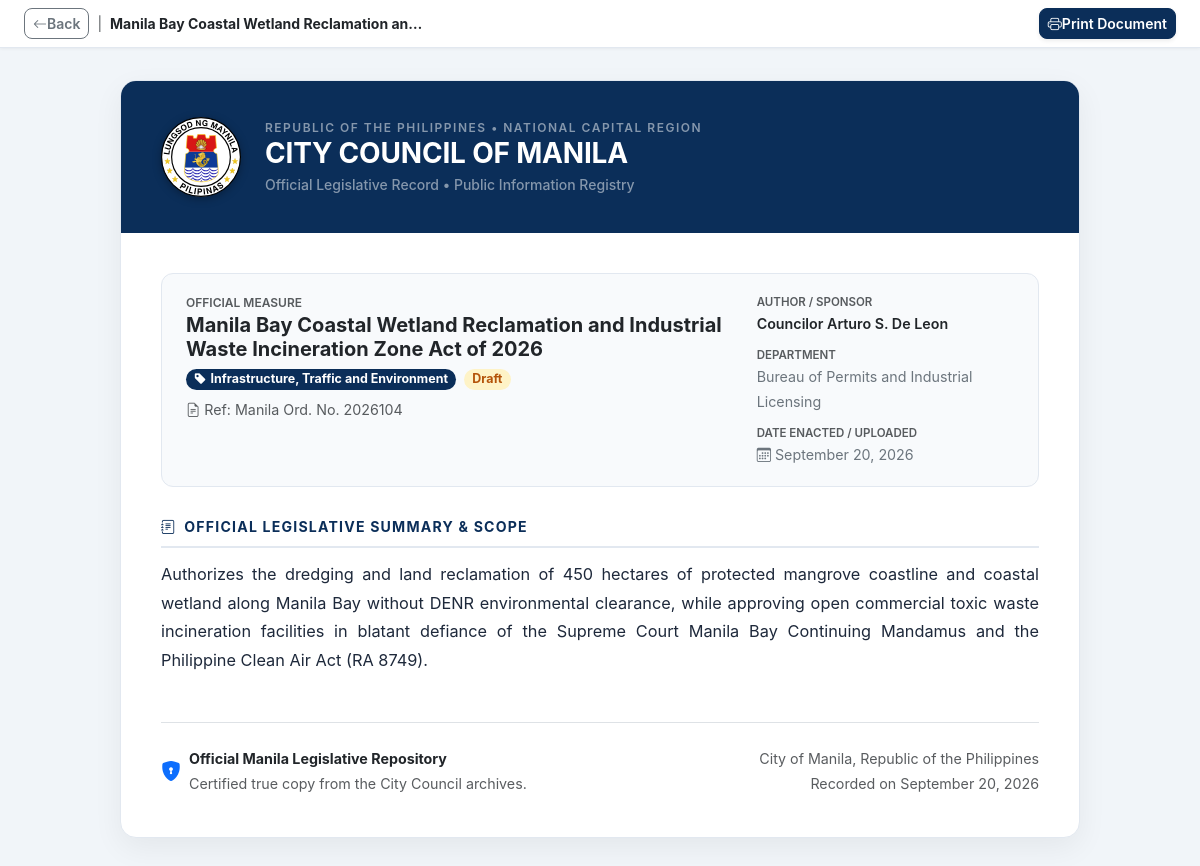
The page /backend/view_policy_document.php?id=104 on the database its author committed.
### tables this page shows
CREATE TABLE `policy_records` (
  `id` int(11) NOT NULL AUTO_INCREMENT,
  `legislative_item_id` int(11) DEFAULT NULL,
  `title` varchar(255) NOT NULL,
  `category` varchar(100) NOT NULL,
  `city_origin` varchar(100) DEFAULT 'City of Manila',
  `author` varchar(150) NOT NULL,
  `department` varchar(100) NOT NULL,
  `description` text DEFAULT NULL,
  `keywords` varchar(255) DEFAULT NULL,
  `publication_date` date DEFAULT NULL,
  `related_record` varchar(100) DEFAULT NULL,
  `file_path` varchar(255) DEFAULT NULL,
  `status` varchar(50) DEFAULT 'Draft',
  `created_at` timestamp NOT NULL DEFAULT current_timestamp(),
  `updated_at` timestamp NOT NULL DEFAULT current_timestamp() ON UPDATE current_timestamp(),
  `ai_summary` longtext DEFAULT NULL,
  PRIMARY KEY (`id`)
);

### backend/view_policy_document.php (the view, shortened to what this page needs)
<?php
require_once __DIR__ . '/../config/db.php';
$policy_id = (int)($_GET['id'] ?? 0);
$stmt = mysqli_prepare($conn, "
    SELECT p.*,
           e.id AS evaluation_id, e.overall_score, e.risk_level, e.ai_recommendation,
           e.notes, e.evaluator, e.approved_by, e.approved_at, e.status AS evaluation_status
    FROM policy_records p
    LEFT JOIN evaluations e ON p.id = e.policy_id
    WHERE p.id = ?
    LIMIT 1
");
mysqli_stmt_bind_param($stmt, "i", $policy_id);
mysqli_stmt_execute($stmt);
$res = mysqli_stmt_get_result($stmt);
$policy = mysqli_fetch_assoc($res);
$ai_summary_text = '';
if (empty($ai_summary_text)) {
    $ai_summary_text = $policy['description'] ?? 'Official legislative enactment and municipal policy provisions enacted under the authority of the City Council of Manila.';
}
$title = $policy['title'] ?? 'Legislative Ordinance';
$category = $policy['category'] ?? 'General Legislation';
$author = $policy['author'] ?? 'City Council of Manila';
$department = $policy['department'] ?? 'Legislative Secretariat';
$pub_date = !empty($policy['publication_date']) ? date('F d, Y', strtotime($policy['publication_date'])) : date('F d, Y');
$status = $policy['status'] ?? 'Published';
$related_record = $policy['related_record'] ?? '';
$ordinance_ref = !empty($related_record) ? $related_record : ('Manila Ord. No. ' . (2026000 + $policy_id));
?>
<!DOCTYPE html>
<html lang="en">
<head>
    <link href="https://cdn.jsdelivr.net/npm/bootstrap@5.3.2/dist/css/bootstrap.min.css" rel="stylesheet">
    <link href="https://cdn.jsdelivr.net/npm/bootstrap-icons@1.11.3/font/bootstrap-icons.min.css" rel="stylesheet">
</head>
<body>
    <div class="top-action-bar py-2 px-3 px-md-4 d-flex align-items-center justify-content-between flex-wrap gap-2">
        <div class="d-flex align-items-center gap-2">
            <button onclick="window.close(); if(!window.closed) history.back();" class="btn btn-sm btn-outline-secondary rounded-3 d-inline-flex align-items-center gap-1.5 fw-semibold">
                <i class="bi bi-arrow-left"></i> Back
            </button>
            <span class="text-muted small d-none d-sm-inline">|</span>
            <span class="fw-bold text-dark small text-truncate" style="max-width: 320px;">
                <?= htmlspecialchars($title) ?>
            </span>
        </div>
        <div class="d-flex align-items-center gap-2">
            <button onclick="window.print()" class="btn btn-sm btn-primary rounded-3 d-inline-flex align-items-center gap-1.5 fw-semibold shadow-sm" style="background:#0b2e59; border-color:#0b2e59;">
                <i class="bi bi-printer"></i> Print Document
            </button>
        </div>
    </div>
    <div class="doc-container">
        <div class="doc-header">
            <div class="d-flex align-items-center gap-4 flex-wrap flex-md-nowrap">
                <img src="../assets/images/manilacityhall.svg" alt="Manila City Hall Seal" class="doc-seal">
                <div>
                    <div class="text-uppercase small text-white-50 fw-semibold" style="letter-spacing:1.5px; font-size:0.75rem;">
                        Republic of the Philippines &bull; National Capital Region
                    </div>
                    <h1 class="h3 fw-bold mb-1 text-white" style="letter-spacing:-0.2px;">CITY COUNCIL OF MANILA</h1>
                    <div class="text-white-50 small fw-medium">Official Legislative Record &bull; Public Information Registry</div>
                </div>
            </div>
        </div>
        <div class="doc-body">
            <div class="meta-box">
                <div class="row g-3">
                    <div class="col-12 col-md-8">
                        <div class="text-muted small fw-semibold text-uppercase" style="font-size:0.75rem;">Official Measure</div>
                        <h2 class="h5 fw-bold text-dark mb-1"><?= htmlspecialchars($title) ?></h2>
                        <div class="d-flex align-items-center gap-2 flex-wrap mt-2">
                            <span class="badge bg-primary px-2.5 py-1 rounded-pill" style="font-size:0.78rem; background:#0b2e59 !important;">
                                <i class="bi bi-tag-fill me-1"></i><?= htmlspecialchars($category) ?>
                            </span>
                            <span class="badge rounded-pill px-2.5 py-1 fw-bold" style="font-size:0.78rem;
                                <?= ($status === 'Approved' || $status === 'Published') ? 'background:#dcfce7; color:#15803d;' : (($status === 'Needs Revision') ? 'background:#fee2e2; color:#b91c1c;' : 'background:#fef3c7; color:#b45309;') ?>">
                                <?= htmlspecialchars($status) ?>
                            </span>
                            <span class="text-muted small"><i class="bi bi-file-earmark-text me-1"></i>Ref: <?= htmlspecialchars($ordinance_ref) ?></span>
                        </div>
                    </div>
                    <div class="col-12 col-md-4 border-start-md ps-md-3">
                        <div class="mb-2">
                            <div class="text-muted small fw-semibold" style="font-size:0.72rem; text-transform:uppercase;">Author / Sponsor</div>
                            <div class="fw-semibold text-dark small"><?= htmlspecialchars($author) ?></div>
                        </div>
                        <div class="mb-2">
                            <div class="text-muted small fw-semibold" style="font-size:0.72rem; text-transform:uppercase;">Department</div>
                            <div class="text-secondary small"><?= htmlspecialchars($department) ?></div>
                        </div>
                        <div>
                            <div class="text-muted small fw-semibold" style="font-size:0.72rem; text-transform:uppercase;">Date Enacted / Uploaded</div>
                            <div class="text-secondary small"><i class="bi bi-calendar3 me-1"></i><?= $pub_date ?></div>
                        </div>
                    </div>
                </div>
            </div>
            <div class="mb-4">
                <div class="doc-section-title"><i class="bi bi-journal-text"></i> Official Legislative Summary & Scope</div>
                <p style="text-align: justify;"><?= nl2br(htmlspecialchars($ai_summary_text)) ?></p>
            </div>
            <div class="pt-4 border-top mt-5 d-flex align-items-center justify-content-between flex-wrap gap-3 text-muted small">
                <div class="d-flex align-items-center gap-2">
                    <i class="bi bi-shield-lock-fill text-primary fs-5"></i>
                    <div>
                        <div class="fw-bold text-dark">Official Manila Legislative Repository</div>
                        <div>Certified true copy from the City Council archives.</div>
                    </div>
                </div>
                <div class="text-end">
                    <div>City of Manila, Republic of the Philippines</div>
                    <div>Recorded on <?= $pub_date ?></div>
                </div>
            </div>
        </div>
    </div>
</body>
</html>

### backend/view_policy_document.php (style rules this page uses)
body { background-color: #f1f5f9; color: #0f172a; font-family: -apple-system, BlinkMacSystemFont, 'Segoe UI', Roboto, Helvetica, Arial, sans-serif; margin: 0; padding: 0; }
.top-action-bar { background: #ffffff; border-bottom: 1px solid #e2e8f0; position: sticky; top: 0; z-index: 1000; box-shadow: 0 1px 3px rgba(0,0,0,0.05); }
.doc-container { max-width: 960px; margin: 32px auto; background: #ffffff; border: 1px solid #e2e8f0; border-radius: 16px; box-shadow: 0 10px 30px rgba(0,0,0,0.06); overflow: hidden; }
.doc-header { background: #0b2e59; color: #ffffff; padding: 36px 40px; position: relative; }
.doc-seal { width: 80px; height: 80px; object-fit: contain; filter: drop-shadow(0 2px 4px rgba(0,0,0,0.3)); }
.doc-body { padding: 40px; font-size: 1.02rem; line-height: 1.75; color: #1e293b; }
.doc-section-title { font-size: 0.88rem; font-weight: 700; text-transform: uppercase; letter-spacing: 1.2px; color: #0b2e59; margin-bottom: 12px; display: flex; align-items: center; gap: 8px; border-bottom: 2px solid #e2e8f0; padding-bottom: 6px; }
.meta-box { background: #f8fafc; border: 1px solid #e2e8f0; border-radius: 12px; padding: 18px 24px; margin-bottom: 28px; }

### rows shown on the page
policy_records: title "Manila Bay Coastal Wetland Reclamation an…", title "Manila Bay Coastal Wetland Reclamation and Industrial Waste Incineration Zone Act of 2026", category "Infrastructure, Traffic and Environment", status "Draft", author "Councilor Arturo S. De Leon", department "Bureau of Permits and Industrial Licensing", publication_date "September 20, 2026", description "Authorizes the dredging and land reclamation of 450 hectares of protected mangrove coastline and coastal wetland along Manila Bay without DENR environmental clearance, while approving open commercial toxic waste incineration facilities in blatant defiance of the Supreme Court Manila Bay Continuing Mandamus and the Philippine Clean Air Act (RA 8749)."

### other values the page prints
$ordinance_ref "Manila Ord. No. 2026104"
